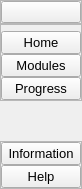
     <widget class="QWidget" name="leftMenuContainer" native="true">
      <property name="sizePolicy">
       <sizepolicy hsizetype="Preferred" vsizetype="Preferred">
        <horstretch>0</horstretch>
        <verstretch>0</verstretch>
       </sizepolicy>
      </property>
      <property name="minimumSize">
       <size>
        <width>0</width>
        <height>0</height>
       </size>
      </property>
      <property name="maximumSize">
       <size>
        <width>45</width>
        <height>16777215</height>
       </size>
      </property>
      <layout class="QVBoxLayout" name="verticalLayout_6">
       <property name="spacing">
        <number>0</number>
       </property>
       <property name="leftMargin">
        <number>0</number>
       </property>
       <property name="topMargin">
        <number>0</number>
       </property>
       <property name="rightMargin">
        <number>0</number>
       </property>
       <property name="bottomMargin">
        <number>0</number>
       </property>
       <item>
        <widget class="QWidget" name="leftMenuSubContainer" native="true">
         <layout class="QVBoxLayout" name="verticalLayout_7">
          <property name="spacing">
           <number>0</number>
          </property>
          <property name="leftMargin">
           <number>0</number>
          </property>
          <property name="topMargin">
           <number>0</number>
          </property>
          <property name="rightMargin">
           <number>0</number>
          </property>
          <property name="bottomMargin">
           <number>0</number>
          </property>
          <item alignment="Qt::AlignTop">
           <widget class="QFrame" name="frame">
            <property name="sizePolicy">
             <sizepolicy hsizetype="Preferred" vsizetype="Expanding">
              <horstretch>0</horstretch>
              <verstretch>0</verstretch>
             </sizepolicy>
            </property>
            <property name="styleSheet">
             <string notr="true"/>
            </property>
            <property name="frameShape">
             <enum>QFrame::StyledPanel</enum>
            </property>
            <property name="frameShadow">
             <enum>QFrame::Raised</enum>
            </property>
            <layout class="QVBoxLayout" name="verticalLayout_8">
             <property name="spacing">
              <number>0</number>
             </property>
             <property name="leftMargin">
              <number>0</number>
             </property>
             <property name="topMargin">
              <number>0</number>
             </property>
             <property name="rightMargin">
              <number>0</number>
             </property>
             <property name="bottomMargin">
              <number>0</number>
             </property>
             <item>
              <widget class="QPushButton" name="menu_pushButton">
               <property name="toolTip">
                <string>Menu</string>
               </property>
               <property name="styleSheet">
                <string notr="true">QPushButton#menu_pushButton:hover{
	background-color: rgb(145, 173, 179);
}

QPushButton#mnue_pushButton:pressed{
	background-color: rgb(78, 93, 100);
}</string>
               </property>
               <property name="text">
                <string/>
               </property>
               <property name="icon">
                <iconset resource="res.qrc">
                 <normaloff>:/icons/icons/align-justify.svg</normaloff>:/icons/icons/align-justify.svg</iconset>
               </property>
               <property name="iconSize">
                <size>
                 <width>30</width>
                 <height>30</height>
                </size>
               </property>
              </widget>
             </item>
            </layout>
           </widget>
          </item>
          <item alignment="Qt::AlignTop">
           <widget class="QFrame" name="frame_2">
            <property name="sizePolicy">
             <sizepolicy hsizetype="Preferred" vsizetype="Expanding">
              <horstretch>0</horstretch>
              <verstretch>0</verstretch>
             </sizepolicy>
            </property>
            <property name="styleSheet">
             <string notr="true"/>
            </property>
            <property name="frameShape">
             <enum>QFrame::StyledPanel</enum>
            </property>
            <property name="frameShadow">
             <enum>QFrame::Raised</enum>
            </property>
            <layout class="QVBoxLayout" name="verticalLayout_9">
             <property name="spacing">
              <number>0</number>
             </property>
             <property name="leftMargin">
              <number>0</number>
             </property>
             <property name="topMargin">
              <number>6</number>
             </property>
             <property name="rightMargin">
              <number>0</number>
             </property>
             <property name="bottomMargin">
              <number>0</number>
             </property>
             <item>
              <widget class="QPushButton" name="home_pushButton">
               <property name="font">
                <font>
                 <pointsize>10</pointsize>
                </font>
               </property>
               <property name="toolTip">
                <string>Home</string>
               </property>
               <property name="styleSheet">
                <string notr="true">QPushButton#home_pushButton:hover{
	background-color: rgb(145, 173, 179);
}

QPushButton#home_pushButton:pressed{
	background-color: rgb(78, 93, 100);
}</string>
               </property>
               <property name="text">
                <string>Home</string>
               </property>
               <property name="icon">
                <iconset resource="res.qrc">
                 <normaloff>:/icons/icons/home.svg</normaloff>:/icons/icons/home.svg</iconset>
               </property>
               <property name="iconSize">
                <size>
                 <width>30</width>
                 <height>30</height>
                </size>
               </property>
              </widget>
             </item>
             <item>
              <widget class="QPushButton" name="dataAnalysis_pushButton">
               <property name="font">
                <font>
                 <pointsize>10</pointsize>
                </font>
               </property>
               <property name="toolTip">
                <string>Modules</string>
               </property>
               <property name="styleSheet">
                <string notr="true">QPushButton#dataAnalysis_pushButton:hover{
	background-color: rgb(145, 173, 179);
}

QPushButton#dataAnalysis_pushButton:pressed{
	background-color: rgb(78, 93, 100);
}</string>
               </property>
               <property name="text">
                <string>Modules</string>
               </property>
               <property name="icon">
                <iconset resource="res.qrc">
                 <normaloff>:/icons/icons/book-open.svg</normaloff>:/icons/icons/book-open.svg</iconset>
               </property>
               <property name="iconSize">
                <size>
                 <width>30</width>
                 <height>30</height>
                </size>
               </property>
              </widget>
             </item>
             <item>
              <widget class="QPushButton" name="reports_pushButton">
               <property name="font">
                <font>
                 <pointsize>10</pointsize>
                </font>
               </property>
               <property name="toolTip">
                <string>Progress</string>
               </property>
               <property name="styleSheet">
                <string notr="true">QPushButton#reports_pushButton:hover{
	background-color: rgb(145, 173, 179);
}

QPushButton#reports_pushButton:pressed{
	background-color: rgb(78, 93, 100);
}</string>
               </property>
               <property name="text">
                <string>Progress</string>
               </property>
               <property name="icon">
                <iconset resource="res.qrc">
                 <normaloff>:/icons/icons/award.svg</normaloff>:/icons/icons/award.svg</iconset>
               </property>
               <property name="iconSize">
                <size>
                 <width>30</width>
                 <height>30</height>
                </size>
               </property>
              </widget>
             </item>
            </layout>
           </widget>
          </item>
          <item>
           <spacer name="verticalSpacer">
            <property name="orientation">
             <enum>Qt::Vertical</enum>
            </property>
            <property name="sizeHint" stdset="0">
             <size>
              <width>20</width>
              <height>40</height>
             </size>
            </property>
           </spacer>
          </item>
          <item alignment="Qt::AlignBottom">
           <widget class="QFrame" name="frame_3">
            <property name="sizePolicy">
             <sizepolicy hsizetype="Preferred" vsizetype="Preferred">
              <horstretch>0</horstretch>
              <verstretch>0</verstretch>
             </sizepolicy>
            </property>
            <property name="styleSheet">
             <string notr="true"/>
            </property>
            <property name="frameShape">
             <enum>QFrame::StyledPanel</enum>
            </property>
            <property name="frameShadow">
             <enum>QFrame::Raised</enum>
            </property>
            <layout class="QVBoxLayout" name="verticalLayout_10">
             <property name="spacing">
              <number>0</number>
             </property>
             <property name="leftMargin">
              <number>0</number>
             </property>
             <property name="topMargin">
              <number>0</number>
             </property>
             <property name="rightMargin">
              <number>0</number>
             </property>
             <property name="bottomMargin">
              <number>0</number>
             </property>
             <item>
              <widget class="QPushButton" name="information_pushButton">
               <property name="font">
                <font>
                 <pointsize>10</pointsize>
                </font>
               </property>
               <property name="toolTip">
                <string>Information about the app</string>
               </property>
               <property name="styleSheet">
                <string notr="true">QPushButton#information_pushButton:hover{
	background-color: rgb(145, 173, 179);
}

QPushButton#information_pushButton:pressed{
	background-color: rgb(78, 93, 100);
}</string>
               </property>
               <property name="text">
                <string>Information</string>
               </property>
               <property name="icon">
                <iconset resource="res.qrc">
                 <normaloff>:/icons/icons/info.svg</normaloff>:/icons/icons/info.svg</iconset>
               </property>
               <property name="iconSize">
                <size>
                 <width>30</width>
                 <height>30</height>
                </size>
               </property>
              </widget>
             </item>
             <item>
              <widget class="QPushButton" name="help_pushButton">
               <property name="font">
                <font>
                 <pointsize>10</pointsize>
                </font>
               </property>
               <property name="toolTip">
                <string>Get more help</string>
               </property>
               <property name="styleSheet">
                <string notr="true">QPushButton#help_pushButton:hover{
	background-color: rgb(145, 173, 179);
}

QPushButton#help_pushButton:pressed{
	background-color: rgb(78, 93, 100);
}</string>
               </property>
               <property name="text">
                <string>Help</string>
               </property>
               <property name="icon">
                <iconset resource="res.qrc">
                 <normaloff>:/icons/icons/help-circle.svg</normaloff>:/icons/icons/help-circle.svg</iconset>
               </property>
               <property name="iconSize">
                <size>
                 <width>30</width>
                 <height>30</height>
                </size>
               </property>
              </widget>
             </item>
            </layout>
           </widget>
          </item>
         </layout>
        </widget>
       </item>
      </layout>
     </widget>
